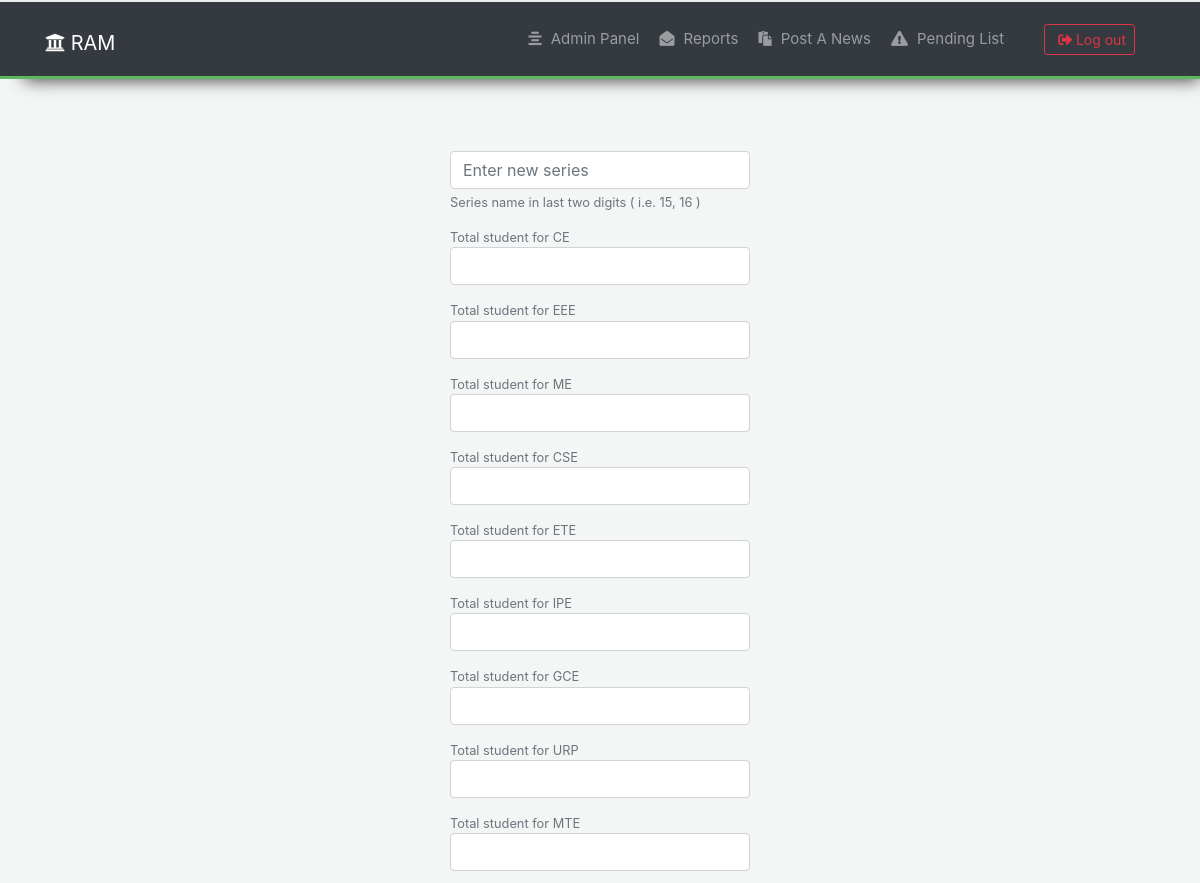
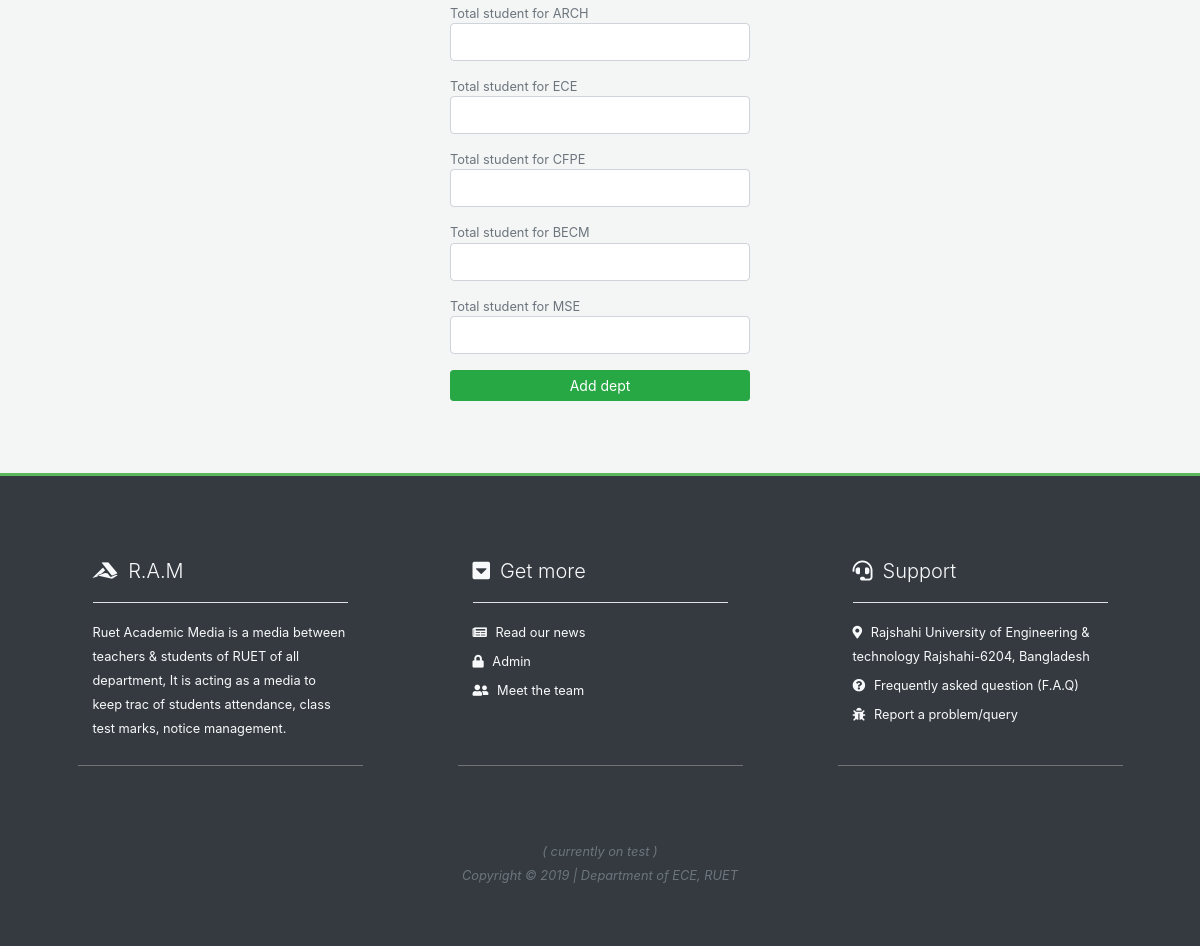
The page /add_series.php (signed in) on the database its author committed (2 pictures, top to bottom).
### tables this page shows
CREATE TABLE `dept_series` (
  `dept` varchar(10) DEFAULT NULL,
  `dept_code` int(2) NOT NULL,
  `series_15` int(3) DEFAULT NULL,
  `series_16` int(3) DEFAULT NULL,
  `series_17` int(3) DEFAULT NULL,
  `series_18` int(3) DEFAULT NULL
);

### add_series.php (the view, shortened to what this page needs)
<!DOCTYPE html>
<?php
  include 'header.php';
 ?>
<html lang="en" dir="ltr">
  <head>
  </head>
  <body style="background-color:rgb(244, 245, 245);">
    <div class="container">
      <br> <br> <br>
      <form style="max-width:300px" class="mx-auto" action="includes/add.series.inc.php" method="post">
        <div class="form-group">
          <input type="text" class="form-control" id="exampleInputEmail1" aria-describedby="emailHelp" placeholder="Enter new series" name="series_name">
          <small id="emailHelp" class="form-text text-muted">Series name in last two digits  ( i.e. 15, 16 )</small>
        </div>
        <?php
          $sql = "SELECT * FROM dept_series;";
          $result = mysqli_query($conn, $sql);
          $checkresult = mysqli_num_rows($result);
          if ($checkresult>0) {
            while ($row = mysqli_fetch_assoc($result)) {
              echo '<div class="form-group">
                      <small id="emailHelp" class="form-text text-muted">Total student for '.$row['dept'].'</small>
                      <input type="text" class="form-control" name='.$row['dept_code'].'>
                    </div>';
            }
          }
         ?>
        <button type="submit" name="submit" class="btn btn-sm btn-block btn-success">Add dept</button>
      </form>
      <br> <br> <br>
    </div>
  </body>
</html>
<?php
  include 'footer.php';
 ?>

### rows shown on the page
dept_series: dept "CE"
dept_series: dept "EEE"
dept_series: dept "ME"
dept_series: dept "CSE"
dept_series: dept "ETE"
dept_series: dept "IPE"
dept_series: dept "GCE"
dept_series: dept "URP"
dept_series: dept "MTE"
dept_series: dept "ARCH"
dept_series: dept "ECE"
dept_series: dept "CFPE"
dept_series: dept "BECM"
dept_series: dept "MSE"
